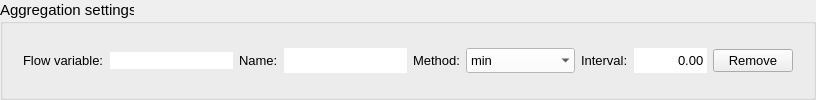
           <widget class="QgsCollapsibleGroupBox" name="group_aggregation">
            <property name="font">
             <font>
              <family>Segoe UI</family>
              <pointsize>11</pointsize>
             </font>
            </property>
            <property name="title">
             <string>Aggregation settings</string>
            </property>
            <property name="collapsed">
             <bool>false</bool>
            </property>
            <layout class="QGridLayout" name="gridLayout_4">
             <item row="0" column="0">
              <widget class="QWidget" name="widget" native="true">
               <layout class="QGridLayout" name="gridLayout_7">
                <item row="0" column="6">
                 <widget class="QLabel" name="label_31">
                  <property name="font">
                   <font>
                    <pointsize>10</pointsize>
                   </font>
                  </property>
                  <property name="text">
                   <string>Interval:</string>
                  </property>
                 </widget>
                </item>
                <item row="0" column="7">
                 <widget class="QDoubleSpinBox" name="interval">
                  <property name="sizePolicy">
                   <sizepolicy hsizetype="Preferred" vsizetype="Fixed">
                    <horstretch>0</horstretch>
                    <verstretch>0</verstretch>
                   </sizepolicy>
                  </property>
                  <property name="minimumSize">
                   <size>
                    <width>0</width>
                    <height>25</height>
                   </size>
                  </property>
                  <property name="font">
                   <font>
                    <pointsize>10</pointsize>
                   </font>
                  </property>
                  <property name="styleSheet">
                   <string notr="true">QDoubleSpinBox {background-color: white;}</string>
                  </property>
                  <property name="frame">
                   <bool>false</bool>
                  </property>
                  <property name="alignment">
                   <set>Qt::AlignRight|Qt::AlignTrailing|Qt::AlignVCenter</set>
                  </property>
                  <property name="buttonSymbols">
                   <enum>QAbstractSpinBox::NoButtons</enum>
                  </property>
                  <property name="maximum">
                   <double>2147483647.000000000000000</double>
                  </property>
                 </widget>
                </item>
                <item row="0" column="0">
                 <widget class="QLabel" name="label_30">
                  <property name="font">
                   <font>
                    <pointsize>10</pointsize>
                   </font>
                  </property>
                  <property name="text">
                   <string>Flow variable:</string>
                  </property>
                 </widget>
                </item>
                <item row="0" column="3">
                 <widget class="QLineEdit" name="name">
                  <property name="sizePolicy">
                   <sizepolicy hsizetype="Preferred" vsizetype="Fixed">
                    <horstretch>0</horstretch>
                    <verstretch>0</verstretch>
                   </sizepolicy>
                  </property>
                  <property name="minimumSize">
                   <size>
                    <width>0</width>
                    <height>25</height>
                   </size>
                  </property>
                  <property name="font">
                   <font>
                    <family>Segoe UI</family>
                    <pointsize>10</pointsize>
                   </font>
                  </property>
                  <property name="styleSheet">
                   <string notr="true">QLineEdit {background-color: white;}</string>
                  </property>
                  <property name="frame">
                   <bool>false</bool>
                  </property>
                 </widget>
                </item>
                <item row="0" column="8">
                 <widget class="QPushButton" name="remove_aggregation_entry">
                  <property name="font">
                   <font>
                    <pointsize>10</pointsize>
                   </font>
                  </property>
                  <property name="text">
                   <string>Remove</string>
                  </property>
                 </widget>
                </item>
                <item row="0" column="2">
                 <widget class="QLabel" name="label_32">
                  <property name="font">
                   <font>
                    <pointsize>10</pointsize>
                   </font>
                  </property>
                  <property name="text">
                   <string>Name:</string>
                  </property>
                 </widget>
                </item>
                <item row="0" column="4">
                 <widget class="QLabel" name="label_33">
                  <property name="font">
                   <font>
                    <pointsize>10</pointsize>
                   </font>
                  </property>
                  <property name="text">
                   <string>Method:</string>
                  </property>
                 </widget>
                </item>
                <item row="0" column="5">
                 <widget class="QComboBox" name="method">
                  <property name="sizePolicy">
                   <sizepolicy hsizetype="Minimum" vsizetype="Fixed">
                    <horstretch>0</horstretch>
                    <verstretch>0</verstretch>
                   </sizepolicy>
                  </property>
                  <property name="minimumSize">
                   <size>
                    <width>0</width>
                    <height>25</height>
                   </size>
                  </property>
                  <property name="font">
                   <font>
                    <pointsize>10</pointsize>
                   </font>
                  </property>
                  <property name="styleSheet">
                   <string notr="true">QComboBox {background-color:white; selection-background-color: lightgray;}</string>
                  </property>
                  <property name="frame">
                   <bool>false</bool>
                  </property>
                  <item>
                   <property name="text">
                    <string>min</string>
                   </property>
                  </item>
                  <item>
                   <property name="text">
                    <string>max</string>
                   </property>
                  </item>
                  <item>
                   <property name="text">
                    <string>avg</string>
                   </property>
                  </item>
                  <item>
                   <property name="text">
                    <string>cum</string>
                   </property>
                  </item>
                  <item>
                   <property name="text">
                    <string>cum_positive</string>
                   </property>
                  </item>
                  <item>
                   <property name="text">
                    <string>cum_negative</string>
                   </property>
                  </item>
                  <item>
                   <property name="text">
                    <string>current</string>
                   </property>
                  </item>
                  <item>
                   <property name="text">
                    <string>sum</string>
                   </property>
                  </item>
                 </widget>
                </item>
                <item row="0" column="1">
                 <widget class="QLineEdit" name="flow_variable">
                  <property name="font">
                   <font>
                    <pointsize>10</pointsize>
                   </font>
                  </property>
                  <property name="styleSheet">
                   <string notr="true">QLineEdit {background-color: white;}</string>
                  </property>
                  <property name="frame">
                   <bool>false</bool>
                  </property>
                  <property name="readOnly">
                   <bool>true</bool>
                  </property>
                 </widget>
                </item>
               </layout>
              </widget>
             </item>
            </layout>
           </widget>
